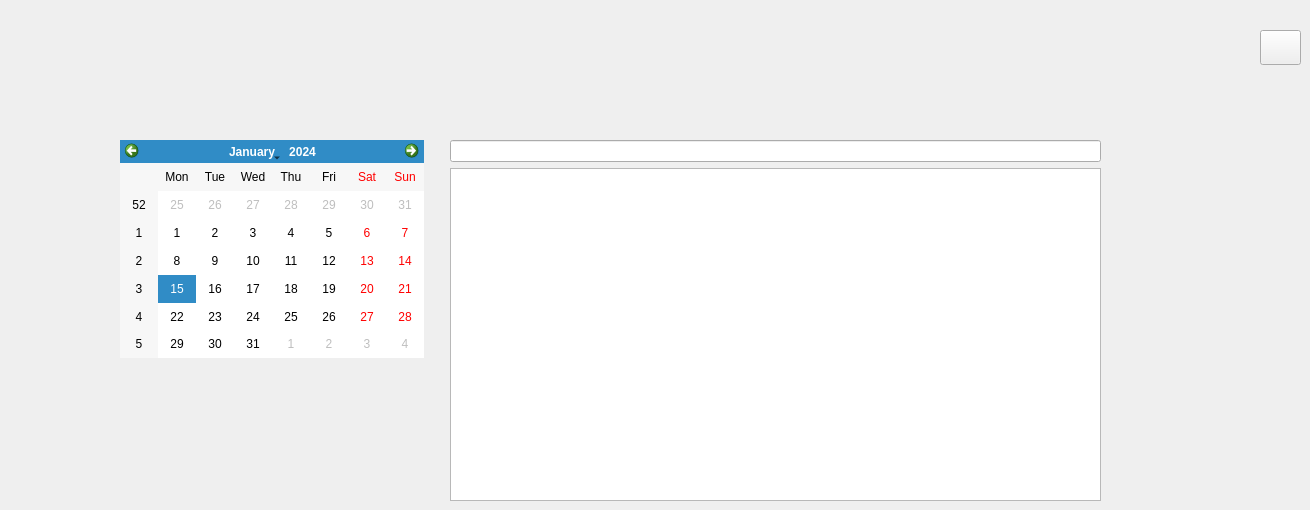
      <widget class="QWidget" name="page_2">
       <widget class="QCalendarWidget" name="calendarWidget">
        <property name="geometry">
         <rect>
          <x>120</x>
          <y>140</y>
          <width>304</width>
          <height>218</height>
         </rect>
        </property>
       </widget>
       <widget class="QWidget" name="layoutWidget">
        <property name="geometry">
         <rect>
          <x>450</x>
          <y>140</y>
          <width>651</width>
          <height>361</height>
         </rect>
        </property>
        <layout class="QVBoxLayout" name="verticalLayout_2">
         <item>
          <widget class="QLineEdit" name="lineEdit_calendar_affichage">
           <property name="readOnly">
            <bool>true</bool>
           </property>
          </widget>
         </item>
         <item>
          <widget class="QTableView" name="tableView_calendar"/>
         </item>
        </layout>
       </widget>
       <widget class="QPushButton" name="back3_event_2">
        <property name="geometry">
         <rect>
          <x>1260</x>
          <y>30</y>
          <width>41</width>
          <height>35</height>
         </rect>
        </property>
        <property name="text">
         <string/>
        </property>
        <property name="icon">
         <iconset resource="assets.qrc">
          <normaloff>:/img/img/back.png</normaloff>:/img/img/back.png</iconset>
        </property>
        <property name="iconSize">
         <size>
          <width>33</width>
          <height>33</height>
         </size>
        </property>
       </widget>
      </widget>
